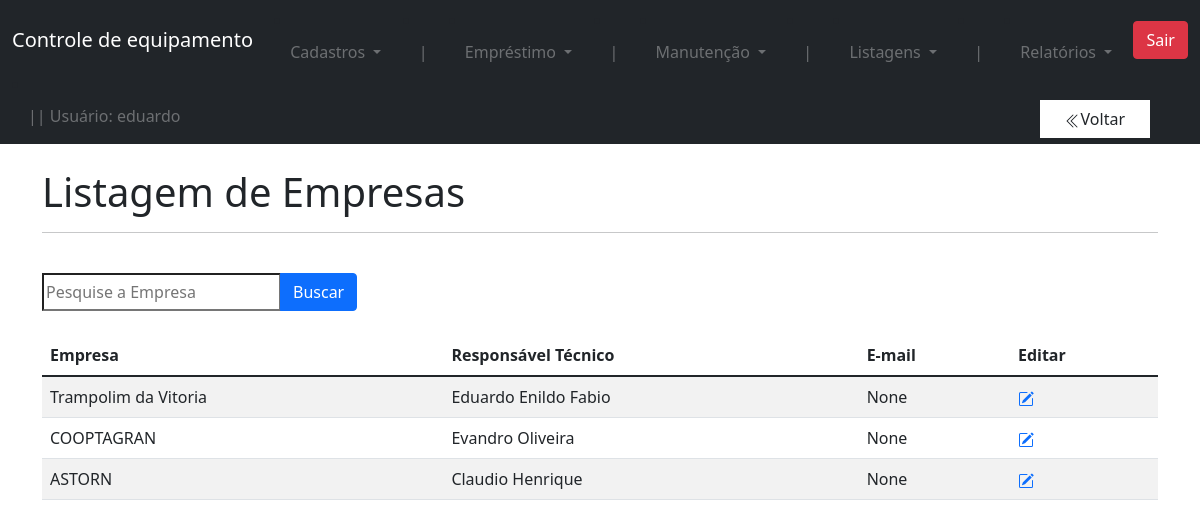
The page /equipamento/listagem_empresa (signed in) on the database as committed earlier.
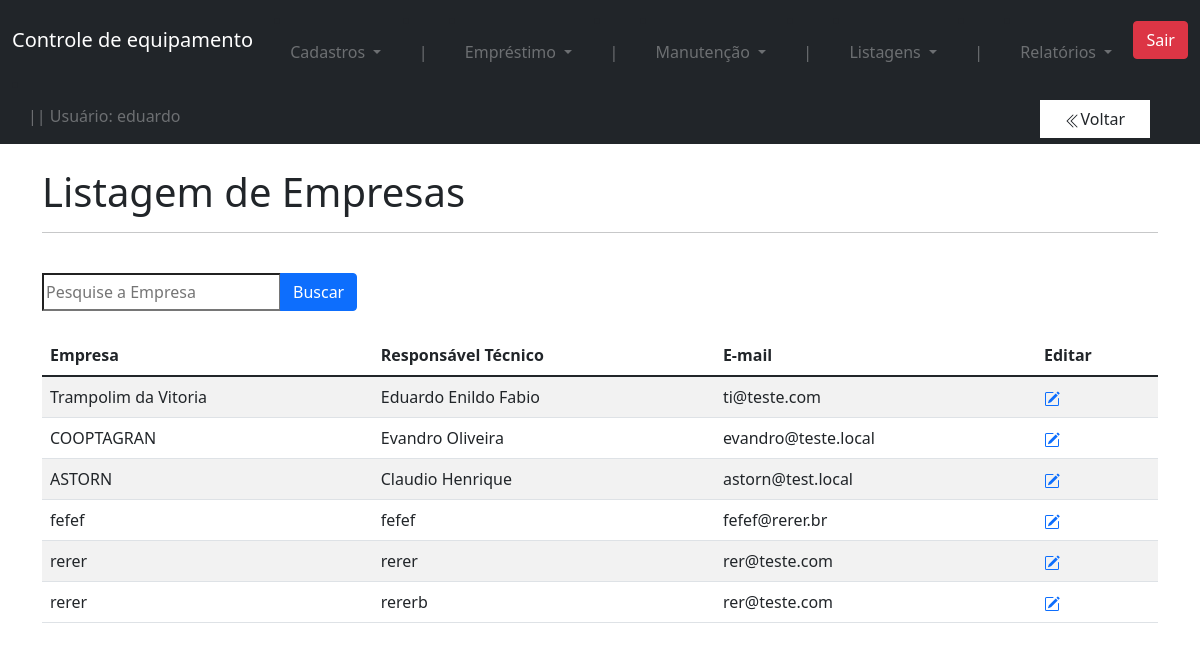
The same page on the database as committed later.
### users/models.py (models this page shows)
class User(AbstractUser):
    pass

### equipamento/models.py (models this page shows, shortened)
class Empresa(models.Model):
    nome = models.CharField(max_length=60)
    responsavel = models.CharField(max_length=60)
    email = models.EmailField(max_length=60, blank=True, null=True)

### equipamento/views.py (the view)
# urls.py: path('listagem_empresa', views.listagem_empresa, name='listagem_empresa'),
@login_required
def listagem_empresa(request):
    empresas = Empresa.objects.all()
    search_input = request.GET.get('search_area') or ''
    if search_input:
        empresas = Empresa.objects.filter(nome__icontains=search_input)
    return render(request, 'listagem_empresa.html', {'empresas':empresas, 'search_input':search_input})

### equipamento/templates/listagem_empresa.html (shortened to what this page needs)
{% extends 'base.html' %}
{% load filtros  %}
{% load static  %}
{% block conteudo %}
<div class='container'>
    <br>
    <h1 class=''>Listagem de Empresas</h1>
    <hr>
    <br>
    <div class="col-lg-4">
      <form class="input-group" method="get">
        <input type="text" name="search_area" value="{{search_input}}"placeholder="Pesquise a Empresa">
        <input class="btn btn-primary" type="submit" value="Buscar">
      </form>
    </div>
    <br>
    <table class="table table-striped">
        <thead>
          <tr>
            <th scope="col">Empresa</th>
            <th scope="col">Responsável Técnico</th>
            <th scope="col">E-mail</th>
            <th scope="col">Editar</th>
          </tr>
        </thead>
        <tbody>
            {% for i in empresas %}
                <tr>
                    <td>{{i.nome}}</td>
                    <td>{{i.responsavel}}</td>
                    <td>{{i.email}}</td>
                    <td><a href="{% url 'ver_empresa' i.id %}"></a></td>
                </tr>
            {% endfor %}
        </tbody>
      </table>
{% endblock conteudo %}

### templates/base.html (shortened to what this page needs)
{% load static %}
{% load crispy_forms_tags %}
<!doctype html>
<html lang="en">
  <head>
      <link href="{% static 'css/bootstrap.min.css' %}" rel="stylesheet">
      <link href="{% static 'css/style.css' %}" rel="stylesheet">
  </head>
  <body>
      <nav class="navbar navbar-dark bg-dark">
        <div class="container-fluid">
          {% if user.is_authenticated %}
          <a class="navbar-brand" href="{% url 'home' %}">Controle de equipamento</a>
            <li class="nav-item dropdown">
              <a class="nav-link dropdown-toggle" href="#" id="navbarDropdown" role="button" data-bs-toggle="dropdown" aria-expanded="false">
                Cadastros
              </a>
            </li>
            <li class="nav-item">
              <a class="nav-link">|</a>
            </li>
            <li class="nav-item dropdown">
              <a class="nav-link dropdown-toggle" href="#" id="navbarDropdown" role="button" data-bs-toggle="dropdown" aria-expanded="false">
                Empréstimo
              </a>
            </li>
            <li class="nav-item">
              <a class="nav-link">|</a>
            </li>
            <li class="nav-item dropdown">
              <a class="nav-link dropdown-toggle" href="#" id="navbarDropdown" role="button" data-bs-toggle="dropdown" aria-expanded="false">
                Manutenção
              </a>
            </li>
            <li class="nav-item">
              <a class="nav-link">|</a>
            </li>
            <li class="nav-item dropdown">
              <a class="nav-link dropdown-toggle" href="#" id="navbarDropdown" role="button" data-bs-toggle="dropdown" aria-expanded="false">
                Listagens
              </a>
            </li>
            <li class="nav-item">
              <a class="nav-link">|</a>
            </li>
            <li class="nav-item dropdown">
              <a class="nav-link dropdown-toggle" href="#" id="navbarDropdown" role="button" data-bs-toggle="dropdown" aria-expanded="false">
                Relatórios
              </a>
            </li>
              <a href="{% url 'account_logout' %}" class='btn btn-danger'>Sair</a>
            <li class="nav-item">
              <a class="nav-link">|| Usuário: {{user}}</a>
            </li>
            {% else %}
            <a class="navbar-brand" href="/">Controle de equipamento</a>
            <li class="nav-item">
                <a class="nav-link" href="{% url 'account_login' %}">Entrar</a>
            </li>
            <div>
          {% endif %}
      </nav>
      <nav class="navbar2 navbar-white bg-white margin-right">
        <div class="container-fluid margin-right">
          <button class="btn" type="button" onclick="history.go(-1)">
            Voltar
          </button>
        </div>
      </nav>
    {% block conteudo %}{% endblock conteudo %}
  </body>
</html>

### equipamento/static/css/style.css (style rules this page uses)
.nav-link, .nav-link:hover, .body { position: right; color: #ffffff57; }
.navbar2 { position:fixed; top: 100px; right: 50px; }

Rows that differ between the two databases and show on the page:
changed Empresa "Trampolim da Vitoria": email "None" → "ti@teste.com"
changed Empresa "COOPTAGRAN": email "None" → "evandro@teste.local"
changed Empresa "ASTORN": email "None" → "astorn@test.local"
added Empresa: nome "fefef", responsavel "fefef", email "fefef@rerer.br"
added Empresa: nome "rerer", responsavel "rerer", email "rer@teste.com"
added Empresa: nome "rerer", responsavel "rererb", email "rer@teste.com"
